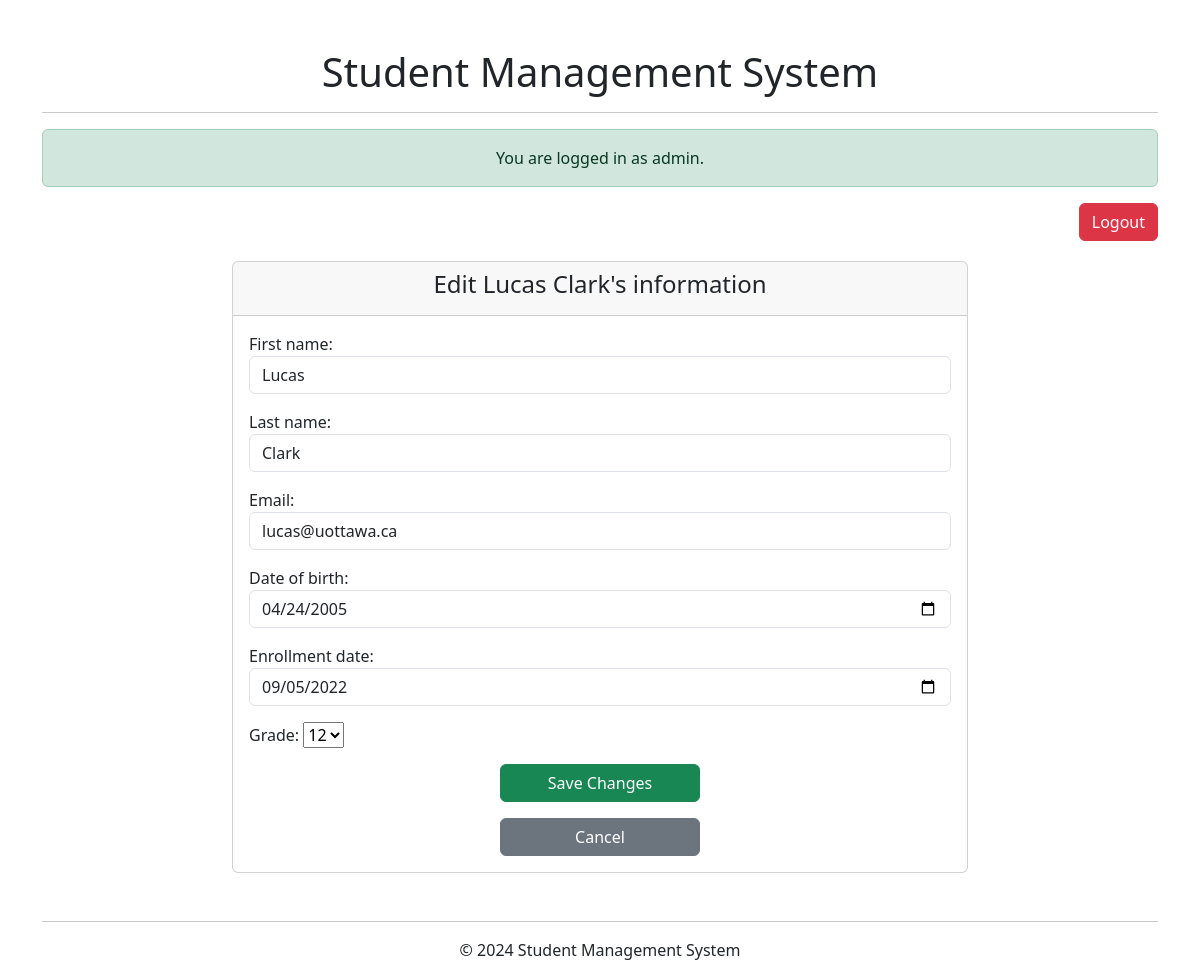
The app's page /student/39/edit/ (signed in) with its own data.
### student/models.py (models this page shows, shortened)
class Student(models.Model):
    first_name = models.CharField(max_length=100)
    last_name = models.CharField(max_length=100)
    email = models.EmailField()
    date_of_birth = models.DateField()
    enrollment_date = models.DateField()
    grade = models.IntegerField()
    def name(self):
        return f"{self.first_name} {self.last_name}"

### student/views.py (the view)
# urls.py: path("student/<int:pk>/edit/", views.student_edit, name="student_edit"),
@login_required
def student_edit(request, pk):
    student = get_object_or_404(Student, pk=pk)
    if request.method == 'POST':
        form = StudentForm(request.POST, instance=student)
        if form.is_valid():
            form.save()
            return redirect('student_detail', pk=pk)
    else:
        form = StudentForm(instance = student)
    return render(request, 'student/edit.html', {'form': form, 'student': student})

### student/forms.py
class StudentForm(forms.ModelForm):
    class Meta:
        model = Student
        fields = ['first_name', 'last_name', 'email', 'date_of_birth', 'enrollment_date', 'grade']
        widgets = {
            'first_name' : forms.TextInput(attrs={'class': 'form-control'}),
            'last_name' : forms.TextInput(attrs={'class': 'form-control'}),
            'email' : forms.EmailInput(attrs={'class': 'form-control'}),
            'date_of_birth': forms.DateInput(attrs={'class': 'form-control', 'type': 'date'}),
            'enrollment_date': forms.DateInput(attrs={'class': 'form-control', 'type': 'date'}),
            'grade': forms.Select(choices=[(i, i) for i in range(1, 13)], attrs={'class': 'from-select'})  # Dropdown from 1 to 12
        }

### student/templates/student/edit.html (shortened to what this page needs)
{% extends 'base.html' %}
{% block content %}
<div class="row justify-content-center">
    <div class="col-md-8">
        <div class="card">
            <div class="card-header text-center">
                <h4>Edit {{student.name}}'s information</h4>
            </div>
            <div class="card-body">
                <form method="post">
                    {{ form.as_p }}
                    <div class="d-grid mb-3">
                        <button type="submit" class="btn btn-success" style="width: 200px; margin: 0 auto;">Save
                            Changes</button>
                    </div>
                    <div class="d-grid">
                        <a href="{% url 'student_detail' student.pk %}" class="btn btn-secondary"
                            style="width: 200px; margin: 0 auto;">Cancel</a>
                    </div>
                </form>
            </div>
        </div>
    </div>
</div>
{% endblock content %}

### student/templates/base.html (shortened to what this page needs)
<!DOCTYPE html>
<html lang="en">
<head>
    <link href="https://cdn.jsdelivr.net/npm/bootstrap@5.3.0-alpha1/dist/css/bootstrap.min.css" rel="stylesheet">
</head>
<body>
    <div class="container mt-5">
        <header class="text-center" style="padding-bottom: 20px;">
            <h1>Student Management System</h1>
            <hr>
            {% if user.is_authenticated %}
            <p class="alert alert-success">You are logged in as {{ user.username }}.</p>
            <div class="d-grid gap-2 d-md-block text-end">
                <a href="{% url 'logout' %}" class="btn btn-danger">Logout</a>
            </div>
            {% else %}
            <div class="d-grid gap-2 d-md-block text-end">
                <a href="{% url 'login' %}" class="btn btn-primary">Login</a>
                <a href="{% url 'signup' %}" class="btn btn-secondary">Sign Up</a>
            </div>
            {% endif %}
        </header>
        <main>
            {% block content %}{% endblock %}
        </main>
        <footer class="text-center mt-5">
            <hr>
            <p>&copy; 2024 Student Management System</p>
        </footer>
    </div>
</body>
</html>

### records on screen
Student: name "Lucas Clark", first_name "Lucas", last_name "Clark", email "lucas@uottawa.ca", date_of_birth "04/24/2005", enrollment_date "09/05/2022", grade "12"

### other values on screen
{{ user.username }} "admin"
